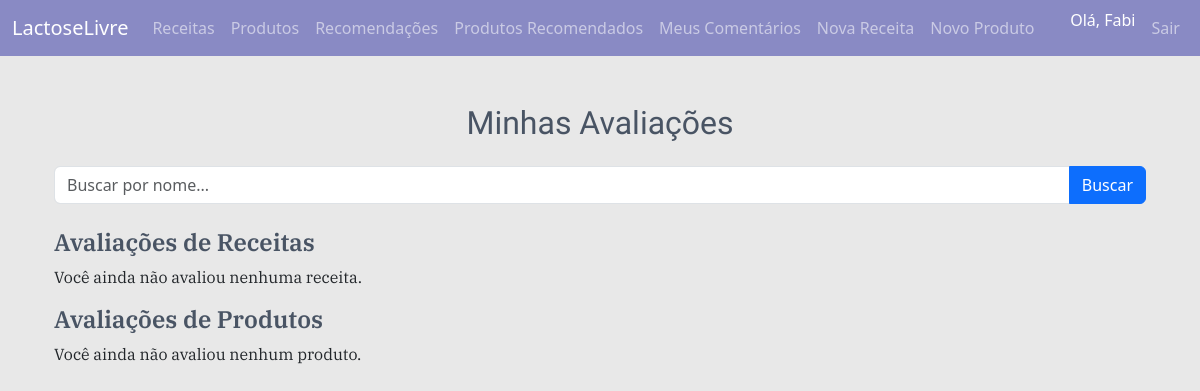
The app's page /meus-comentarios (signed in), older data.
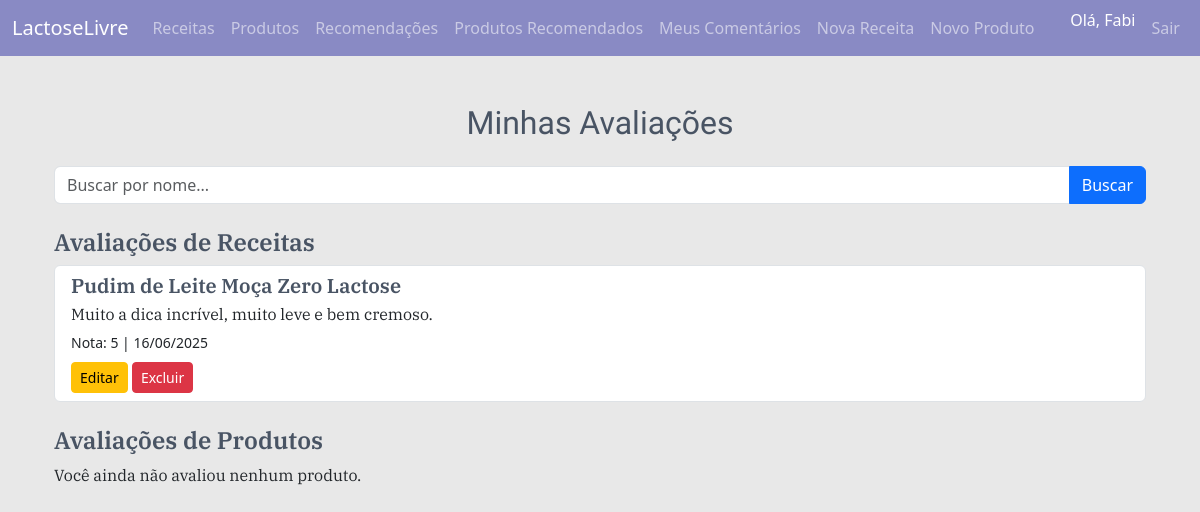
The same page, newer data.
### models.py (models this page shows, shortened)
class Avaliacao(db.Model):
    __tablename__ = 'avaliacao'
    id = db.Column(db.Integer, primary_key=True)
    nota = db.Column(db.Integer, nullable=False)
    comentario = db.Column(db.Text, nullable=True)
    data_avaliacao = db.Column(db.DateTime, default=datetime.utcnow)
    usuario_id = db.Column(db.Integer, db.ForeignKey('usuario.id'), nullable=False)
    receita_id = db.Column(db.Integer, db.ForeignKey('receita.id'), nullable=True)
    produto_id = db.Column(db.Integer, db.ForeignKey('produto.id'), nullable=True)
    autor = db.relationship('Usuario', back_populates='avaliacoes')
    receita = db.relationship('Receita', back_populates='avaliacoes')
    produto = db.relationship('Produto', back_populates='avaliacoes')

class Receita(db.Model):
    id = db.Column(db.Integer, primary_key=True)
    titulo = db.Column(db.String(100), nullable=False)
    descricao = db.Column(db.Text, nullable=False)
    ingredientes = db.Column(db.Text, nullable=False)
    instrucoes = db.Column(db.Text, nullable=False)
    tags = db.Column(db.String(200))
    imagem = db.Column(db.String(200))
    data_criacao = db.Column(db.DateTime, index=True, default=datetime.utcnow)
    usuario_id = db.Column(db.Integer, db.ForeignKey('usuario.id', name='fk_receita_usuario'), nullable=False)
    autor = db.relationship('Usuario', back_populates='receitas')
    avaliacoes = db.relationship('Avaliacao', back_populates='receita', lazy='dynamic')
    favoritos = db.relationship('Favorito', back_populates='receita', lazy='dynamic')

### main/rotas.py (the view)
@bp.route('/meus-comentarios')
@login_required
def meus_comentarios():
    termo_busca = request.args.get('busca', '')
    avaliacoes_receitas = (
        Avaliacao.query
        .filter(Avaliacao.usuario_id == current_user.id, Avaliacao.receita_id != None)
        .join(Receita, Avaliacao.receita_id == Receita.id)
        .filter(Receita.titulo.ilike(f'%{termo_busca}%'))
        .add_columns(Receita.titulo.label('nome_item'), Receita.id.label('item_id'))
        .all()
    )
    avaliacoes_produtos = (
        Avaliacao.query
        .filter(Avaliacao.usuario_id == current_user.id, Avaliacao.produto_id != None)
        .join(Produto, Avaliacao.produto_id == Produto.id)
        .filter(Produto.nome.ilike(f'%{termo_busca}%'))
        .add_columns(Produto.nome.label('nome_item'), Produto.id.label('item_id'))
        .all()
    )
    return render_template(
        'meus_comentarios.html',
        avaliacoes_receitas=avaliacoes_receitas,
        avaliacoes_produtos=avaliacoes_produtos,
        termo_busca=termo_busca
    )

### models.py (called while the page is built)
@login.user_loader
def load_user(user_id):
    return Usuario.query.get(int(user_id))

### templates/meus_comentarios.html (shortened to what this page needs)
{% extends "base.html" %}
{% block content %}
<div class="container mt-5">
    <h2 class="text-center mb-4">Minhas Avaliações</h2>
    <form method="get" class="mb-4">
        <div class="input-group">
            <input type="text" class="form-control" name="busca" placeholder="Buscar por nome..." value="{{ termo_busca }}">
            <button class="btn btn-primary" type="submit">Buscar</button>
        </div>
    </form>
    <h4>Avaliações de Receitas</h4>
    {% if avaliacoes_receitas %}
        <div class="list-group mb-4">
            {% for avaliacao, nome_item, item_id in avaliacoes_receitas %}
            <div class="list-group-item">
                <h5 class="mb-1">{{ nome_item }}</h5>
                <p class="mb-1">{{ avaliacao.comentario }}</p>
                <small>Nota: {{ avaliacao.nota }} | {{ avaliacao.data_avaliacao.strftime('%d/%m/%Y') }}</small>
                <div class="mt-2">
                    <a href="{{ url_for('main.editar_avaliacao', avaliacao_id=avaliacao.id) }}" class="btn btn-sm btn-warning">Editar</a>
                    <a href="{{ url_for('main.excluir_avaliacao', avaliacao_id=avaliacao.id) }}" class="btn btn-sm btn-danger" onclick="return confirm('Tem certeza que deseja excluir esta avaliação?')">Excluir</a>
                </div>
            </div>
            {% endfor %}
        </div>
    {% else %}
        <p>Você ainda não avaliou nenhuma receita.</p>
    {% endif %}
    <h4>Avaliações de Produtos</h4>
    {% if avaliacoes_produtos %}
        <div class="list-group">
            {% for avaliacao, nome_item, item_id in avaliacoes_produtos %}
            <div class="list-group-item">
                <h5 class="mb-1">{{ nome_item }}</h5>
                <p class="mb-1">{{ avaliacao.comentario }}</p>
                <small>Nota: {{ avaliacao.nota }} | {{ avaliacao.data_avaliacao.strftime('%d/%m/%Y') }}</small>
                <div class="mt-2">
                    <a href="{{ url_for('main.editar_avaliacao', avaliacao_id=avaliacao.id) }}" class="btn btn-sm btn-warning">Editar</a>
                    <a href="{{ url_for('main.excluir_avaliacao', avaliacao_id=avaliacao.id) }}" class="btn btn-sm btn-danger" onclick="return confirm('Tem certeza que deseja excluir esta avaliação?')">Excluir</a>
                </div>
            </div>
            {% endfor %}
        </div>
    {% else %}
        <p>Você ainda não avaliou nenhum produto.</p>
    {% endif %}
</div>
{% endblock %}

Row changes from the older to the newer data that the page shows:
added Avaliacao: titulo "Pudim de Leite Moça Zero Lactose", comentario "Muito a dica incrível, muito leve e bem cremoso.", nota "5", data_avaliacao "16/06/2025"
Text that changed along with them:
text no longer shown: "Você ainda não avaliou nenhuma receita."
